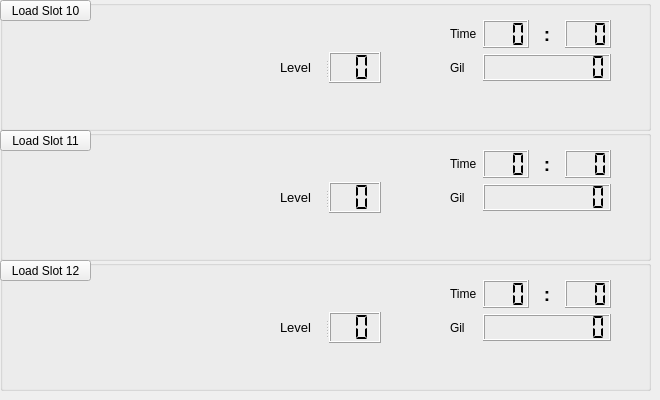
   <widget class="QWidget" name="page_4">
    <widget class="QGroupBox" name="s11_box">
     <property name="geometry">
      <rect>
       <x>0</x>
       <y>130</y>
       <width>651</width>
       <height>131</height>
      </rect>
     </property>
     <property name="title">
      <string/>
     </property>
     <widget class="QWidget" name="layoutWidget_19">
      <property name="geometry">
       <rect>
        <x>450</x>
        <y>20</y>
        <width>161</width>
        <height>61</height>
       </rect>
      </property>
      <layout class="QGridLayout" name="gridLayout_10">
       <item row="0" column="0">
        <widget class="QLabel" name="label_37">
         <property name="text">
          <string>Time</string>
         </property>
        </widget>
       </item>
       <item row="0" column="1">
        <widget class="QLCDNumber" name="s11_lcd_hr">
         <property name="numDigits">
          <number>3</number>
         </property>
         <property name="digitCount">
          <number>3</number>
         </property>
         <property name="segmentStyle">
          <enum>QLCDNumber::Flat</enum>
         </property>
        </widget>
       </item>
       <item row="0" column="2">
        <widget class="QLabel" name="label_38">
         <property name="font">
          <font>
           <pointsize>14</pointsize>
           <weight>75</weight>
           <bold>true</bold>
          </font>
         </property>
         <property name="text">
          <string>:</string>
         </property>
         <property name="alignment">
          <set>Qt::AlignCenter</set>
         </property>
        </widget>
       </item>
       <item row="0" column="3">
        <widget class="QLCDNumber" name="s11_lcd_min">
         <property name="numDigits">
          <number>3</number>
         </property>
         <property name="digitCount">
          <number>3</number>
         </property>
         <property name="segmentStyle">
          <enum>QLCDNumber::Flat</enum>
         </property>
        </widget>
       </item>
       <item row="1" column="0">
        <widget class="QLabel" name="label_39">
         <property name="text">
          <string>Gil</string>
         </property>
        </widget>
       </item>
       <item row="1" column="1" colspan="3">
        <widget class="QLCDNumber" name="s11_lcd_gil">
         <property name="numDigits">
          <number>9</number>
         </property>
         <property name="segmentStyle">
          <enum>QLCDNumber::Flat</enum>
         </property>
        </widget>
       </item>
      </layout>
     </widget>
     <widget class="QLabel" name="s11_lbl_name">
      <property name="geometry">
       <rect>
        <x>280</x>
        <y>20</y>
        <width>151</width>
        <height>21</height>
       </rect>
      </property>
      <property name="font">
       <font>
        <pointsize>10</pointsize>
       </font>
      </property>
      <property name="text">
       <string/>
      </property>
     </widget>
     <widget class="QLabel" name="s11_lbl_loc">
      <property name="geometry">
       <rect>
        <x>280</x>
        <y>80</y>
        <width>361</width>
        <height>41</height>
       </rect>
      </property>
      <property name="font">
       <font>
        <pointsize>10</pointsize>
       </font>
      </property>
      <property name="text">
       <string/>
      </property>
     </widget>
     <widget class="QWidget" name="layoutWidget_20">
      <property name="geometry">
       <rect>
        <x>10</x>
        <y>30</y>
        <width>261</width>
        <height>91</height>
       </rect>
      </property>
      <layout class="QHBoxLayout" name="horizontalLayout_10">
       <item>
        <widget class="QLabel" name="s11_party1">
         <property name="minimumSize">
          <size>
           <width>64</width>
           <height>73</height>
          </size>
         </property>
         <property name="maximumSize">
          <size>
           <width>64</width>
           <height>73</height>
          </size>
         </property>
         <property name="text">
          <string/>
         </property>
         <property name="scaledContents">
          <bool>true</bool>
         </property>
        </widget>
       </item>
       <item>
        <widget class="QLabel" name="s11_party2">
         <property name="minimumSize">
          <size>
           <width>64</width>
           <height>73</height>
          </size>
         </property>
         <property name="maximumSize">
          <size>
           <width>64</width>
           <height>73</height>
          </size>
         </property>
         <property name="text">
          <string/>
         </property>
         <property name="scaledContents">
          <bool>true</bool>
         </property>
        </widget>
       </item>
       <item>
        <widget class="QLabel" name="s11_party3">
         <property name="minimumSize">
          <size>
           <width>64</width>
           <height>73</height>
          </size>
         </property>
         <property name="maximumSize">
          <size>
           <width>64</width>
           <height>73</height>
          </size>
         </property>
         <property name="text">
          <string/>
         </property>
         <property name="scaledContents">
          <bool>true</bool>
         </property>
        </widget>
       </item>
      </layout>
     </widget>
     <widget class="QSplitter" name="splitter_10">
      <property name="geometry">
       <rect>
        <x>280</x>
        <y>52</y>
        <width>101</width>
        <height>31</height>
       </rect>
      </property>
      <property name="orientation">
       <enum>Qt::Horizontal</enum>
      </property>
      <widget class="QLabel" name="label_40">
       <property name="font">
        <font>
         <pointsize>10</pointsize>
        </font>
       </property>
       <property name="text">
        <string>Level</string>
       </property>
      </widget>
      <widget class="QLCDNumber" name="s11_lcd_lvl">
       <property name="smallDecimalPoint">
        <bool>false</bool>
       </property>
       <property name="numDigits">
        <number>2</number>
       </property>
       <property name="segmentStyle">
        <enum>QLCDNumber::Flat</enum>
       </property>
      </widget>
     </widget>
     <widget class="QPushButton" name="btn_s11">
      <property name="geometry">
       <rect>
        <x>0</x>
        <y>0</y>
        <width>91</width>
        <height>21</height>
       </rect>
      </property>
      <property name="text">
       <string>Load Slot 11</string>
      </property>
     </widget>
    </widget>
    <widget class="QGroupBox" name="s12_box">
     <property name="geometry">
      <rect>
       <x>0</x>
       <y>260</y>
       <width>651</width>
       <height>131</height>
      </rect>
     </property>
     <property name="title">
      <string/>
     </property>
     <widget class="QWidget" name="layoutWidget_21">
      <property name="geometry">
       <rect>
        <x>450</x>
        <y>20</y>
        <width>161</width>
        <height>61</height>
       </rect>
      </property>
      <layout class="QGridLayout" name="gridLayout_11">
       <item row="0" column="0">
        <widget class="QLabel" name="label_41">
         <property name="text">
          <string>Time</string>
         </property>
        </widget>
       </item>
       <item row="0" column="1">
        <widget class="QLCDNumber" name="s12_lcd_hr">
         <property name="numDigits">
          <number>3</number>
         </property>
         <property name="digitCount">
          <number>3</number>
         </property>
         <property name="segmentStyle">
          <enum>QLCDNumber::Flat</enum>
         </property>
        </widget>
       </item>
       <item row="0" column="2">
        <widget class="QLabel" name="label_42">
         <property name="font">
          <font>
           <pointsize>14</pointsize>
           <weight>75</weight>
           <bold>true</bold>
          </font>
         </property>
         <property name="text">
          <string>:</string>
         </property>
         <property name="alignment">
          <set>Qt::AlignCenter</set>
         </property>
        </widget>
       </item>
       <item row="0" column="3">
        <widget class="QLCDNumber" name="s12_lcd_min">
         <property name="numDigits">
          <number>3</number>
         </property>
         <property name="digitCount">
          <number>3</number>
         </property>
         <property name="segmentStyle">
          <enum>QLCDNumber::Flat</enum>
         </property>
        </widget>
       </item>
       <item row="1" column="0">
        <widget class="QLabel" name="label_43">
         <property name="text">
          <string>Gil</string>
         </property>
        </widget>
       </item>
       <item row="1" column="1" colspan="3">
        <widget class="QLCDNumber" name="s12_lcd_gil">
         <property name="numDigits">
          <number>9</number>
         </property>
         <property name="segmentStyle">
          <enum>QLCDNumber::Flat</enum>
         </property>
        </widget>
       </item>
      </layout>
     </widget>
     <widget class="QLabel" name="s12_lbl_name">
      <property name="geometry">
       <rect>
        <x>280</x>
        <y>20</y>
        <width>151</width>
        <height>21</height>
       </rect>
      </property>
      <property name="font">
       <font>
        <pointsize>10</pointsize>
       </font>
      </property>
      <property name="text">
       <string/>
      </property>
     </widget>
     <widget class="QLabel" name="s12_lbl_loc">
      <property name="geometry">
       <rect>
        <x>280</x>
        <y>80</y>
        <width>361</width>
        <height>41</height>
       </rect>
      </property>
      <property name="font">
       <font>
        <pointsize>10</pointsize>
       </font>
      </property>
      <property name="text">
       <string/>
      </property>
     </widget>
     <widget class="QWidget" name="layoutWidget_22">
      <property name="geometry">
       <rect>
        <x>10</x>
        <y>30</y>
        <width>261</width>
        <height>91</height>
       </rect>
      </property>
      <layout class="QHBoxLayout" name="horizontalLayout_11">
       <item>
        <widget class="QLabel" name="s12_party1">
         <property name="minimumSize">
          <size>
           <width>64</width>
           <height>73</height>
          </size>
         </property>
         <property name="maximumSize">
          <size>
           <width>64</width>
           <height>73</height>
          </size>
         </property>
         <property name="text">
          <string/>
         </property>
         <property name="scaledContents">
          <bool>true</bool>
         </property>
        </widget>
       </item>
       <item>
        <widget class="QLabel" name="s12_party2">
         <property name="minimumSize">
          <size>
           <width>64</width>
           <height>73</height>
          </size>
         </property>
         <property name="maximumSize">
          <size>
           <width>64</width>
           <height>73</height>
          </size>
         </property>
         <property name="text">
          <string/>
         </property>
         <property name="scaledContents">
          <bool>true</bool>
         </property>
        </widget>
       </item>
       <item>
        <widget class="QLabel" name="s12_party3">
         <property name="minimumSize">
          <size>
           <width>64</width>
           <height>73</height>
          </size>
         </property>
         <property name="maximumSize">
          <size>
           <width>64</width>
           <height>73</height>
          </size>
         </property>
         <property name="text">
          <string/>
         </property>
         <property name="scaledContents">
          <bool>true</bool>
         </property>
        </widget>
       </item>
      </layout>
     </widget>
     <widget class="QSplitter" name="splitter_11">
      <property name="geometry">
       <rect>
        <x>280</x>
        <y>52</y>
        <width>101</width>
        <height>31</height>
       </rect>
      </property>
      <property name="orientation">
       <enum>Qt::Horizontal</enum>
      </property>
      <widget class="QLabel" name="label_44">
       <property name="font">
        <font>
         <pointsize>10</pointsize>
        </font>
       </property>
       <property name="text">
        <string>Level</string>
       </property>
      </widget>
      <widget class="QLCDNumber" name="s12_lcd_lvl">
       <property name="smallDecimalPoint">
        <bool>false</bool>
       </property>
       <property name="numDigits">
        <number>2</number>
       </property>
       <property name="segmentStyle">
        <enum>QLCDNumber::Flat</enum>
       </property>
      </widget>
     </widget>
     <widget class="QPushButton" name="btn_s12">
      <property name="geometry">
       <rect>
        <x>0</x>
        <y>0</y>
        <width>91</width>
        <height>21</height>
       </rect>
      </property>
      <property name="text">
       <string>Load Slot 12</string>
      </property>
     </widget>
    </widget>
    <widget class="QGroupBox" name="s10_box">
     <property name="geometry">
      <rect>
       <x>0</x>
       <y>0</y>
       <width>651</width>
       <height>131</height>
      </rect>
     </property>
     <property name="title">
      <string/>
     </property>
     <widget class="QWidget" name="layoutWidget_23">
      <property name="geometry">
       <rect>
        <x>450</x>
        <y>20</y>
        <width>161</width>
        <height>61</height>
       </rect>
      </property>
      <layout class="QGridLayout" name="gridLayout_12">
       <item row="0" column="0">
        <widget class="QLabel" name="label_45">
         <property name="text">
          <string>Time</string>
         </property>
        </widget>
       </item>
       <item row="0" column="1">
        <widget class="QLCDNumber" name="s10_lcd_hr">
         <property name="numDigits">
          <number>3</number>
         </property>
         <property name="digitCount">
          <number>3</number>
         </property>
         <property name="segmentStyle">
          <enum>QLCDNumber::Flat</enum>
         </property>
        </widget>
       </item>
       <item row="0" column="2">
        <widget class="QLabel" name="label_46">
         <property name="font">
          <font>
           <pointsize>14</pointsize>
           <weight>75</weight>
           <bold>true</bold>
          </font>
         </property>
         <property name="text">
          <string>:</string>
         </property>
         <property name="alignment">
          <set>Qt::AlignCenter</set>
         </property>
        </widget>
       </item>
       <item row="0" column="3">
        <widget class="QLCDNumber" name="s10_lcd_min">
         <property name="numDigits">
          <number>3</number>
         </property>
         <property name="digitCount">
          <number>3</number>
         </property>
         <property name="segmentStyle">
          <enum>QLCDNumber::Flat</enum>
         </property>
        </widget>
       </item>
       <item row="1" column="0">
        <widget class="QLabel" name="label_47">
         <property name="text">
          <string>Gil</string>
         </property>
        </widget>
       </item>
       <item row="1" column="1" colspan="3">
        <widget class="QLCDNumber" name="s10_lcd_gil">
         <property name="numDigits">
          <number>9</number>
         </property>
         <property name="segmentStyle">
          <enum>QLCDNumber::Flat</enum>
         </property>
        </widget>
       </item>
      </layout>
     </widget>
     <widget class="QLabel" name="s10_lbl_name">
      <property name="geometry">
       <rect>
        <x>280</x>
        <y>20</y>
        <width>151</width>
        <height>21</height>
       </rect>
      </property>
      <property name="font">
       <font>
        <pointsize>10</pointsize>
       </font>
      </property>
      <property name="text">
       <string/>
      </property>
     </widget>
     <widget class="QLabel" name="s10_lbl_loc">
      <property name="geometry">
       <rect>
        <x>280</x>
        <y>80</y>
        <width>361</width>
        <height>41</height>
       </rect>
      </property>
      <property name="font">
       <font>
        <pointsize>10</pointsize>
       </font>
      </property>
      <property name="text">
       <string/>
      </property>
     </widget>
     <widget class="QWidget" name="layoutWidget_24">
      <property name="geometry">
       <rect>
        <x>10</x>
        <y>30</y>
        <width>261</width>
        <height>91</height>
       </rect>
      </property>
      <layout class="QHBoxLayout" name="horizontalLayout_12">
       <item>
        <widget class="QLabel" name="s10_party1">
         <property name="minimumSize">
          <size>
           <width>64</width>
           <height>73</height>
          </size>
         </property>
         <property name="maximumSize">
          <size>
           <width>64</width>
           <height>73</height>
          </size>
         </property>
         <property name="text">
          <string/>
         </property>
         <property name="scaledContents">
          <bool>true</bool>
         </property>
        </widget>
       </item>
       <item>
        <widget class="QLabel" name="s10_party2">
         <property name="minimumSize">
          <size>
           <width>64</width>
           <height>73</height>
          </size>
         </property>
         <property name="maximumSize">
          <size>
           <width>64</width>
           <height>73</height>
          </size>
         </property>
         <property name="text">
          <string/>
         </property>
         <property name="scaledContents">
          <bool>true</bool>
         </property>
        </widget>
       </item>
       <item>
        <widget class="QLabel" name="s10_party3">
         <property name="minimumSize">
          <size>
           <width>64</width>
           <height>73</height>
          </size>
         </property>
         <property name="maximumSize">
          <size>
           <width>64</width>
           <height>73</height>
          </size>
         </property>
         <property name="text">
          <string/>
         </property>
         <property name="scaledContents">
          <bool>true</bool>
         </property>
        </widget>
       </item>
      </layout>
     </widget>
     <widget class="QSplitter" name="splitter_12">
      <property name="geometry">
       <rect>
        <x>280</x>
        <y>52</y>
        <width>101</width>
        <height>31</height>
       </rect>
      </property>
      <property name="orientation">
       <enum>Qt::Horizontal</enum>
      </property>
      <widget class="QLabel" name="label_48">
       <property name="font">
        <font>
         <pointsize>10</pointsize>
        </font>
       </property>
       <property name="text">
        <string>Level</string>
       </property>
      </widget>
      <widget class="QLCDNumber" name="s10_lcd_lvl">
       <property name="smallDecimalPoint">
        <bool>false</bool>
       </property>
       <property name="numDigits">
        <number>2</number>
       </property>
       <property name="segmentStyle">
        <enum>QLCDNumber::Flat</enum>
       </property>
      </widget>
     </widget>
     <widget class="QPushButton" name="btn_s10">
      <property name="geometry">
       <rect>
        <x>0</x>
        <y>0</y>
        <width>91</width>
        <height>21</height>
       </rect>
      </property>
      <property name="text">
       <string>Load Slot 10</string>
      </property>
     </widget>
    </widget>
   </widget>
